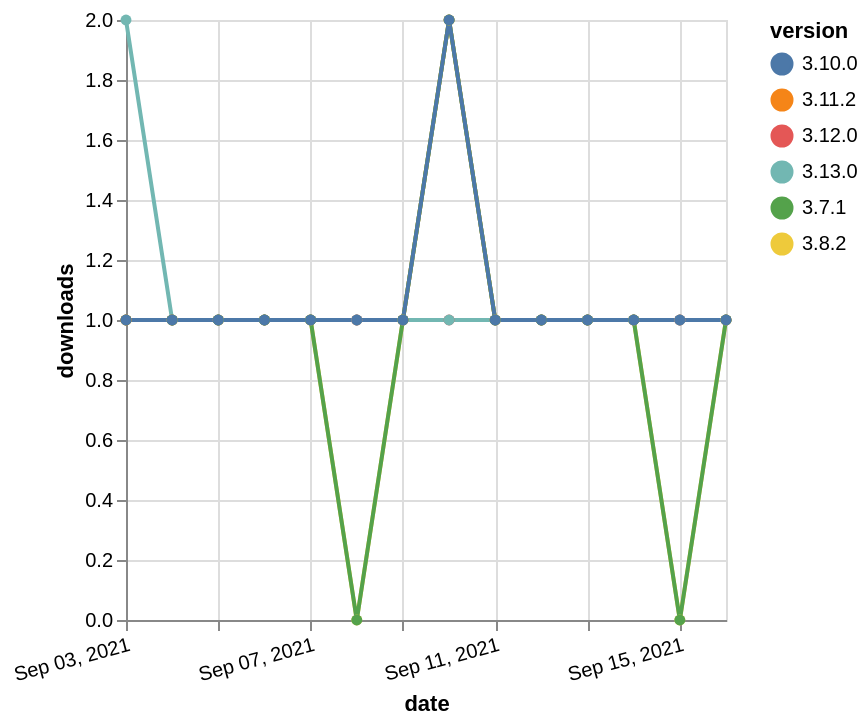

This figure's Vega-Lite source:
### Vega-Lite specification from a JSON file in a GitHub repository (floating-point values rounded to 4 significant figures)
{"$schema": "https://vega.github.io/schema/vega-lite/v5.json", "description": "A simple bar chart with embedded data.", "data": {"values": [{"date": "2021-09-03", "total": 149, "delta": 1, "version": "3.11.2"}, {"date": "2021-09-04", "total": 150, "delta": 1, "version": "3.11.2"}, {"date": "2021-09-05", "total": 151, "delta": 1, "version": "3.11.2"}, {"date": "2021-09-06", "total": 152, "delta": 1, "version": "3.11.2"}, {"date": "2021-09-07", "total": 153, "delta": 1, "version": "3.11.2"}, {"date": "2021-09-08", "total": 154, "delta": 1, "version": "3.11.2"}, {"date": "2021-09-09", "total": 155, "delta": 1, "version": "3.11.2"}, {"date": "2021-09-10", "total": 157, "delta": 2, "version": "3.11.2"}, {"date": "2021-09-11", "total": 158, "delta": 1, "version": "3.11.2"}, {"date": "2021-09-12", "total": 159, "delta": 1, "version": "3.11.2"}, {"date": "2021-09-13", "total": 160, "delta": 1, "version": "3.11.2"}, {"date": "2021-09-14", "total": 161, "delta": 1, "version": "3.11.2"}, {"date": "2021-09-15", "total": 162, "delta": 1, "version": "3.11.2"}, {"date": "2021-09-16", "total": 163, "delta": 1, "version": "3.11.2"}, {"date": "2021-09-03", "total": 181, "delta": 1, "version": "3.8.2"}, {"date": "2021-09-04", "total": 182, "delta": 1, "version": "3.8.2"}, {"date": "2021-09-05", "total": 183, "delta": 1, "version": "3.8.2"}, {"date": "2021-09-06", "total": 184, "delta": 1, "version": "3.8.2"}, {"date": "2021-09-07", "total": 185, "delta": 1, "version": "3.8.2"}, {"date": "2021-09-08", "total": 185, "delta": 0, "version": "3.8.2"}, {"date": "2021-09-09", "total": 186, "delta": 1, "version": "3.8.2"}, {"date": "2021-09-10", "total": 188, "delta": 2, "version": "3.8.2"}, {"date": "2021-09-11", "total": 189, "delta": 1, "version": "3.8.2"}, {"date": "2021-09-12", "total": 190, "delta": 1, "version": "3.8.2"}, {"date": "2021-09-13", "total": 191, "delta": 1, "version": "3.8.2"}, {"date": "2021-09-14", "total": 192, "delta": 1, "version": "3.8.2"}, {"date": "2021-09-15", "total": 192, "delta": 0, "version": "3.8.2"}, {"date": "2021-09-16", "total": 193, "delta": 1, "version": "3.8.2"}, {"date": "2021-09-03", "total": 169, "delta": 1, "version": "3.12.0"}, {"date": "2021-09-04", "total": 170, "delta": 1, "version": "3.12.0"}, {"date": "2021-09-05", "total": 171, "delta": 1, "version": "3.12.0"}, {"date": "2021-09-06", "total": 172, "delta": 1, "version": "3.12.0"}, {"date": "2021-09-07", "total": 173, "delta": 1, "version": "3.12.0"}, {"date": "2021-09-08", "total": 174, "delta": 1, "version": "3.12.0"}, {"date": "2021-09-09", "total": 175, "delta": 1, "version": "3.12.0"}, {"date": "2021-09-10", "total": 176, "delta": 1, "version": "3.12.0"}, {"date": "2021-09-11", "total": 177, "delta": 1, "version": "3.12.0"}, {"date": "2021-09-12", "total": 178, "delta": 1, "version": "3.12.0"}, {"date": "2021-09-13", "total": 179, "delta": 1, "version": "3.12.0"}, {"date": "2021-09-14", "total": 180, "delta": 1, "version": "3.12.0"}, {"date": "2021-09-15", "total": 181, "delta": 1, "version": "3.12.0"}, {"date": "2021-09-16", "total": 182, "delta": 1, "version": "3.12.0"}, {"date": "2021-09-03", "total": 114, "delta": 2, "version": "3.13.0"}, {"date": "2021-09-04", "total": 115, "delta": 1, "version": "3.13.0"}, {"date": "2021-09-05", "total": 116, "delta": 1, "version": "3.13.0"}, {"date": "2021-09-06", "total": 117, "delta": 1, "version": "3.13.0"}, {"date": "2021-09-07", "total": 118, "delta": 1, "version": "3.13.0"}, {"date": "2021-09-08", "total": 119, "delta": 1, "version": "3.13.0"}, {"date": "2021-09-09", "total": 120, "delta": 1, "version": "3.13.0"}, {"date": "2021-09-10", "total": 121, "delta": 1, "version": "3.13.0"}, {"date": "2021-09-11", "total": 122, "delta": 1, "version": "3.13.0"}, {"date": "2021-09-12", "total": 123, "delta": 1, "version": "3.13.0"}, {"date": "2021-09-13", "total": 124, "delta": 1, "version": "3.13.0"}, {"date": "2021-09-14", "total": 125, "delta": 1, "version": "3.13.0"}, {"date": "2021-09-15", "total": 126, "delta": 1, "version": "3.13.0"}, {"date": "2021-09-16", "total": 127, "delta": 1, "version": "3.13.0"}, {"date": "2021-09-03", "total": 222, "delta": 1, "version": "3.7.1"}, {"date": "2021-09-04", "total": 223, "delta": 1, "version": "3.7.1"}, {"date": "2021-09-05", "total": 224, "delta": 1, "version": "3.7.1"}, {"date": "2021-09-06", "total": 225, "delta": 1, "version": "3.7.1"}, {"date": "2021-09-07", "total": 226, "delta": 1, "version": "3.7.1"}, {"date": "2021-09-08", "total": 226, "delta": 0, "version": "3.7.1"}, {"date": "2021-09-09", "total": 227, "delta": 1, "version": "3.7.1"}, {"date": "2021-09-10", "total": 229, "delta": 2, "version": "3.7.1"}, {"date": "2021-09-11", "total": 230, "delta": 1, "version": "3.7.1"}, {"date": "2021-09-12", "total": 231, "delta": 1, "version": "3.7.1"}, {"date": "2021-09-13", "total": 232, "delta": 1, "version": "3.7.1"}, {"date": "2021-09-14", "total": 233, "delta": 1, "version": "3.7.1"}, {"date": "2021-09-15", "total": 233, "delta": 0, "version": "3.7.1"}, {"date": "2021-09-16", "total": 234, "delta": 1, "version": "3.7.1"}, {"date": "2021-09-03", "total": 166, "delta": 1, "version": "3.10.0"}, {"date": "2021-09-04", "total": 167, "delta": 1, "version": "3.10.0"}, {"date": "2021-09-05", "total": 168, "delta": 1, "version": "3.10.0"}, {"date": "2021-09-06", "total": 169, "delta": 1, "version": "3.10.0"}, {"date": "2021-09-07", "total": 170, "delta": 1, "version": "3.10.0"}, {"date": "2021-09-08", "total": 171, "delta": 1, "version": "3.10.0"}, {"date": "2021-09-09", "total": 172, "delta": 1, "version": "3.10.0"}, {"date": "2021-09-10", "total": 174, "delta": 2, "version": "3.10.0"}, {"date": "2021-09-11", "total": 175, "delta": 1, "version": "3.10.0"}, {"date": "2021-09-12", "total": 176, "delta": 1, "version": "3.10.0"}, {"date": "2021-09-13", "total": 177, "delta": 1, "version": "3.10.0"}, {"date": "2021-09-14", "total": 178, "delta": 1, "version": "3.10.0"}, {"date": "2021-09-15", "total": 179, "delta": 1, "version": "3.10.0"}, {"date": "2021-09-16", "total": 180, "delta": 1, "version": "3.10.0"}]}, "width": "container", "mark": {"type": "line", "point": {"filled": true}}, "encoding": {"x": {"field": "date", "type": "temporal", "timeUnit": "yearmonthdate", "title": "date", "axis": {"labelAngle": -15}}, "y": {"field": "delta", "type": "quantitative", "title": "downloads"}, "color": {"field": "version", "type": "nominal"}, "tooltip": {"field": "delta"}}}
